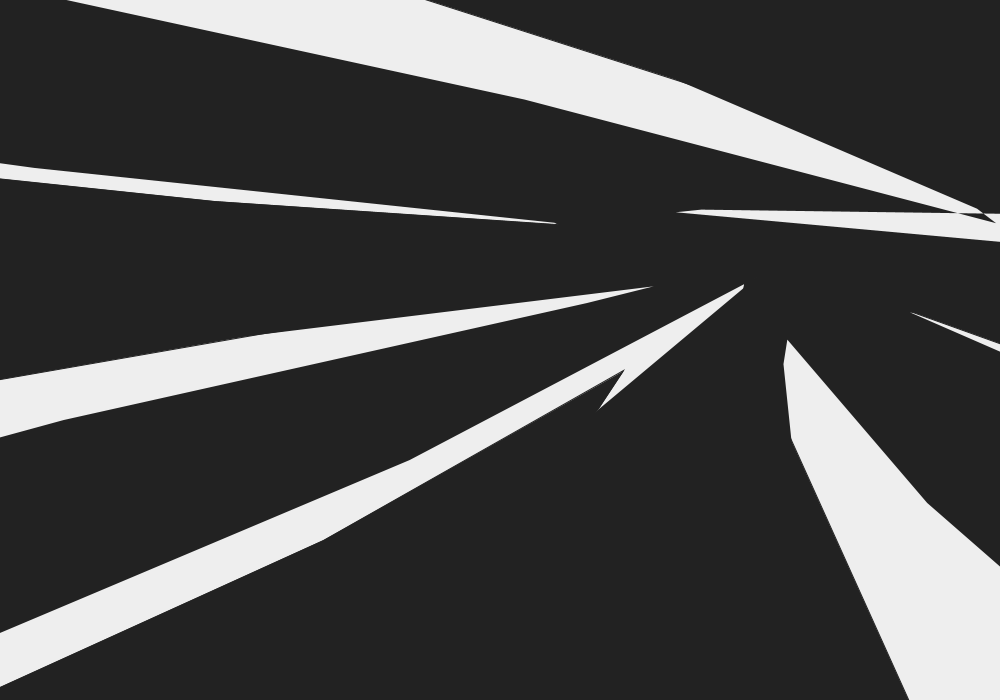
Frame 1 (no input)
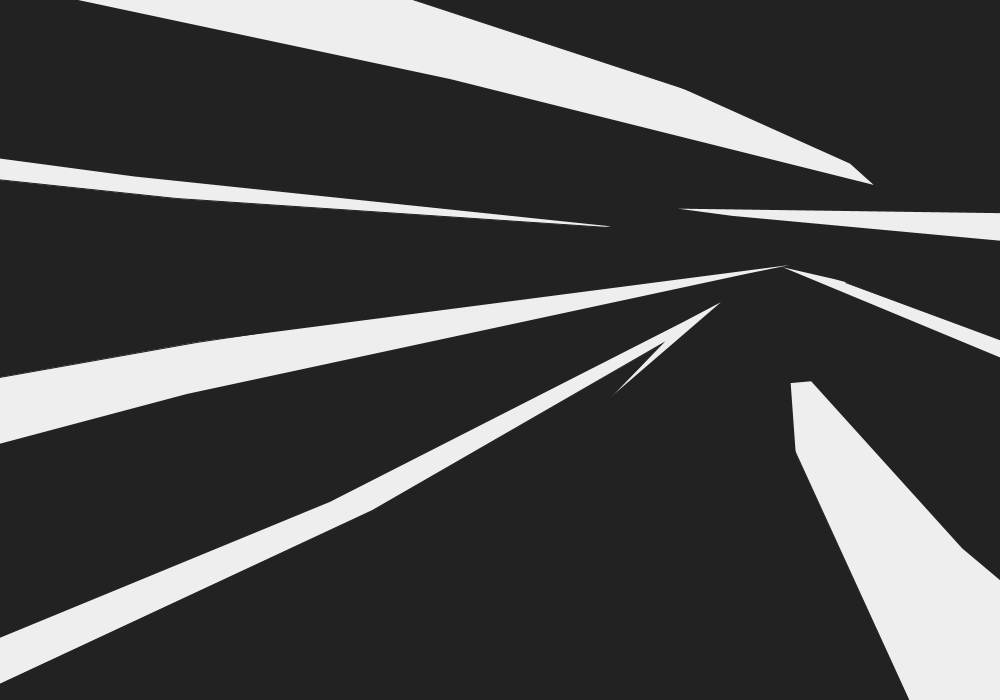
Frame 60 (the mouse pressed at the canvas centre just before this capture)
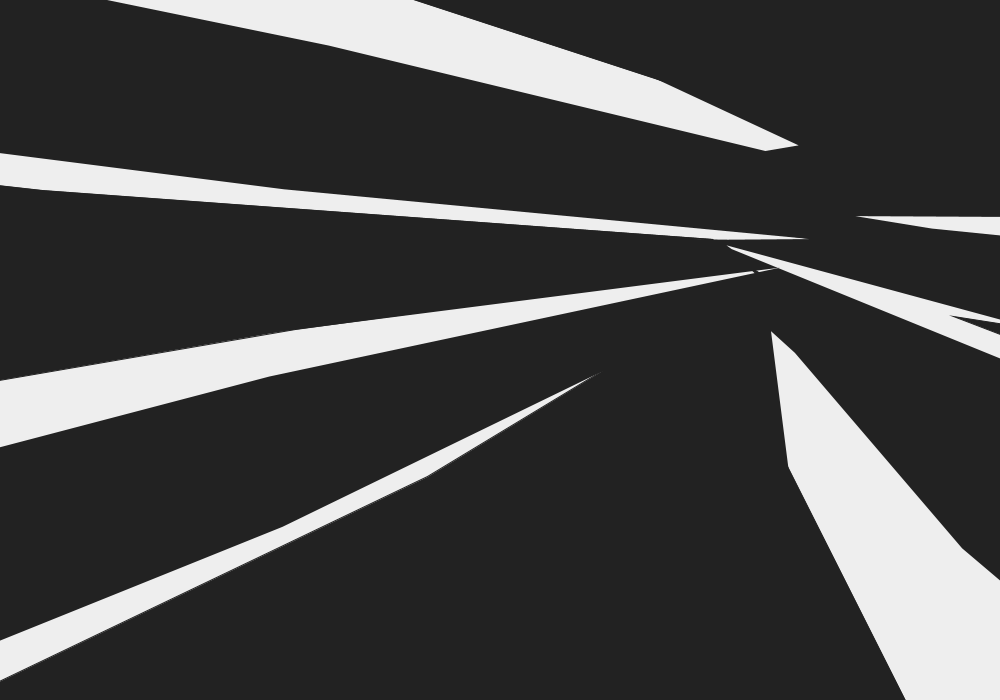
Frame 120 (the mouse held since frame 60 and released just before this capture)

The Processing sketch that drew these frames (run headless with seeded random() and noise(); from frame 60 on, the mouse is pressed at the canvas centre):

// Processing sketch: Billot_Lucile_Shape
// ── Billot_Lucile_Shape.pde
/**
 * Lucile Billot
 * 
 */


int num = 100, 
frms = 50;
float theta;

void setup() {
 // fullScreen();
 size(1000,700);
  smooth(8);
}

void draw() {
  background(34); 
  translate(width/2, 200);
  myShape(200, 238, 1, 15,10); 
  myShape(0, 34, -1, 90,400);
  theta += TWO_PI/frms;
}

// myShape est une fonction avec diff variables >> forme 

void myShape(int s, int f, int dir, int n, int v) {
  if (s == 0) {
    noStroke();
  } else {
    stroke(34);
  }
  fill(f);
  beginShape();
  for (int i=0; i<num; i++) {
    float angle = TWO_PI/num*i;
    float minV = map(sin(dir*theta+dir*angle*7), -1, 100, 20, width*6);
    float d = map(sin(angle*n), -1, 1, minV, width*.75+v);
    float x = cos(angle)*d*3+10*i;
    float y = sin(angle)*d+i;
    vertex(x, y);
  }
  endShape(CLOSE);
}
